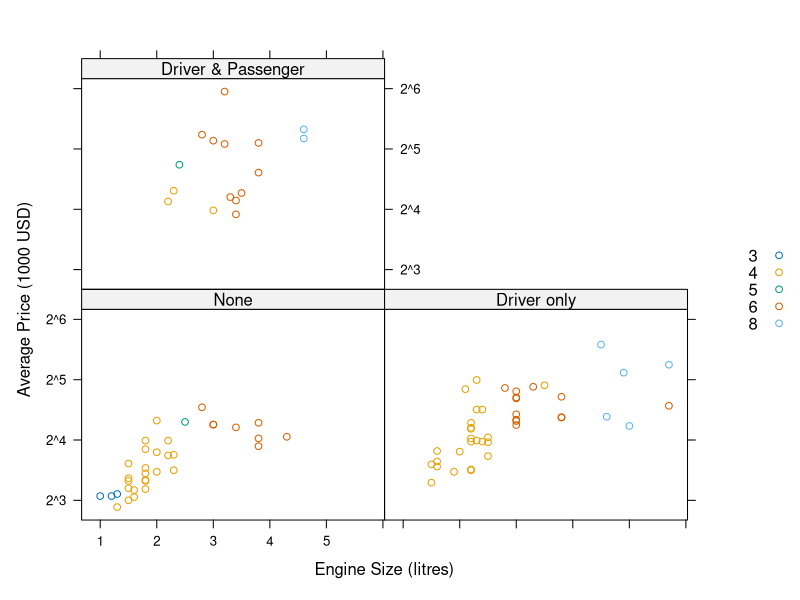
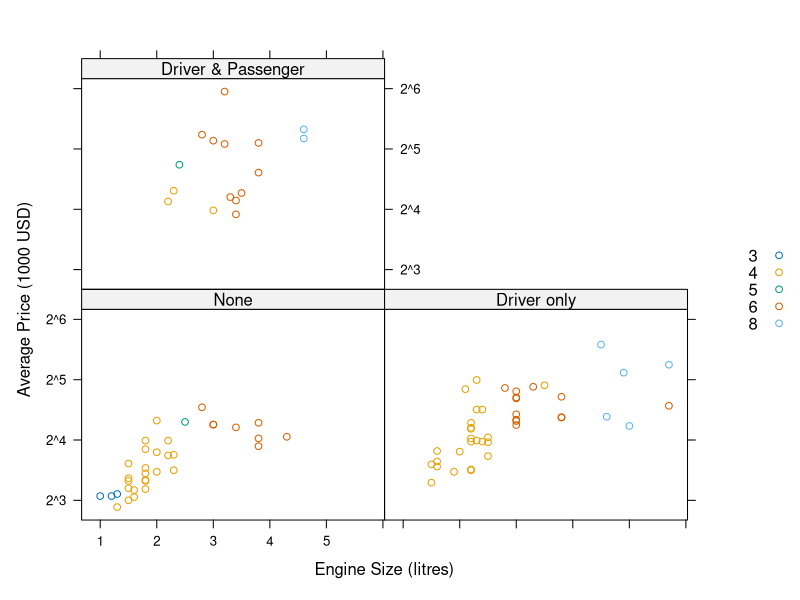
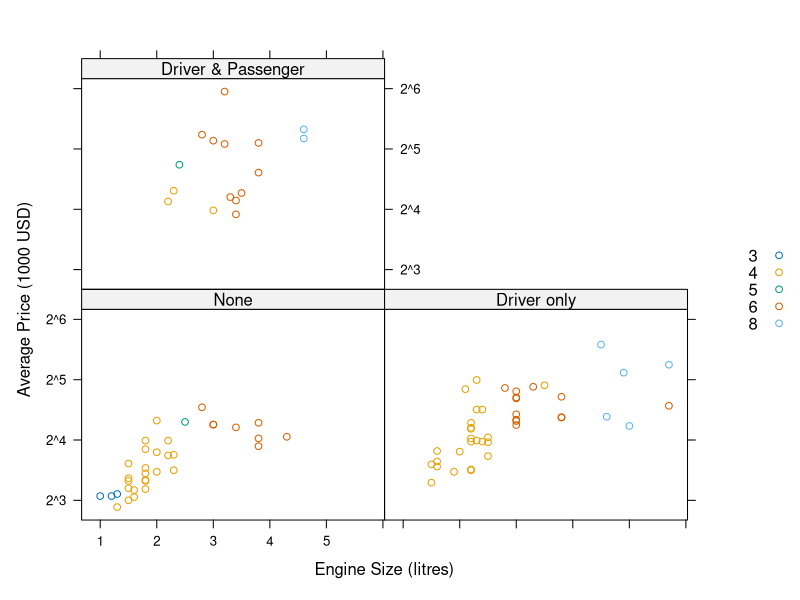
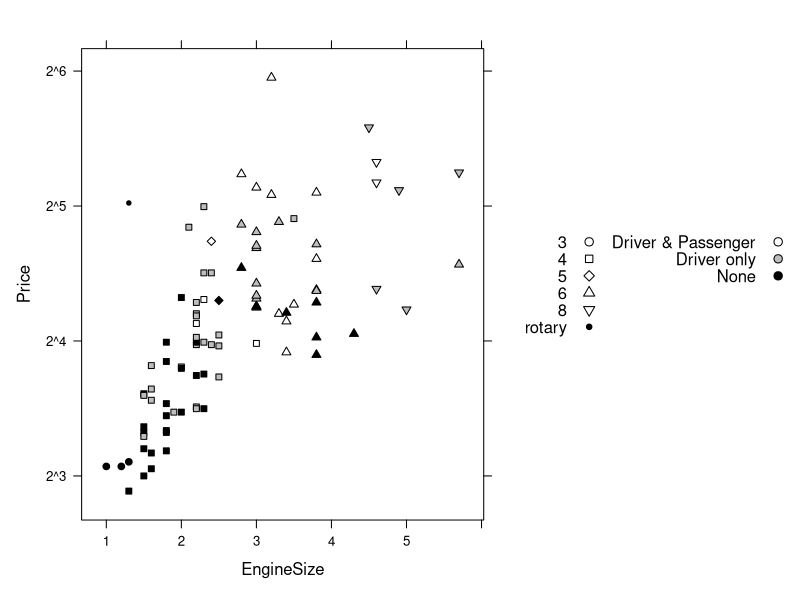
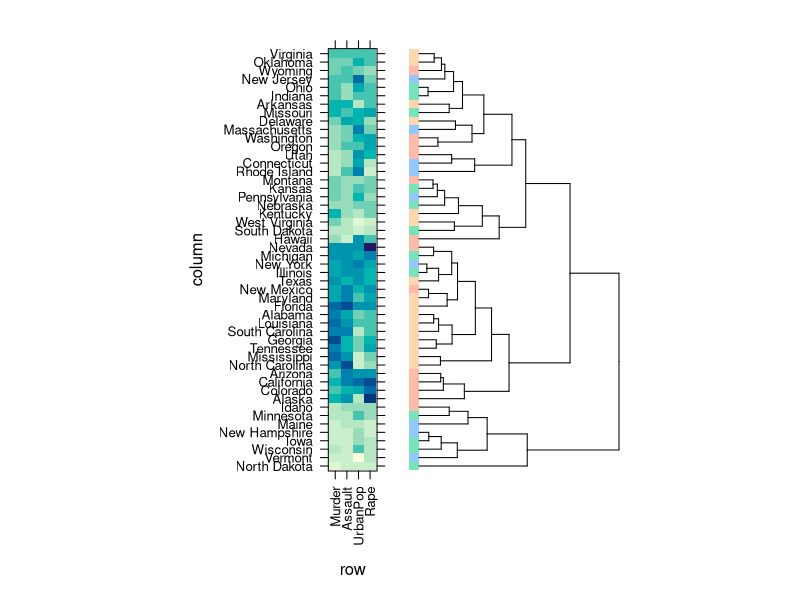

The R script that drew these images, in order:
#' ---
#' title: "Ch9 - Labels and Legends"
#' author:
#' date: 
#' output:
#'    html_document:
#'      keep_md: true
#'      toc: true
#'      toc_depth: 2
#' ---

library(lattice)


#' Topics covered:
#'
#' - Labels (main, sub, xlab, ylab)
#' - Legends, color keys
#' - Legends in grouped displays; auto.key
#' - Dropping unused levels of grouping variable
#' - Page annotation
#'

data(Cars93, package = "MASS")
table(Cars93$Cylinders)
sup.sym <- Rows(trellis.par.get("superpose.symbol"), 1:5)
str(sup.sym)

#' ## Figure 9.1
xyplot(Price ~ EngineSize | reorder(AirBags, Price), data = Cars93, 
       groups = Cylinders, subset = Cylinders != "rotary", 
       scales = list(y = list(log = 2, tick.number = 3)), 
       xlab = "Engine Size (litres)", 
       ylab = "Average Price (1000 USD)",
       key = list(text = list(levels(Cars93$Cylinders)[1:5]), 
                  points = sup.sym, space = "right"))

#' ## Figure 9.1 (alternative, using auto.key)
xyplot(Price ~ EngineSize | reorder(AirBags, Price), data = Cars93, 
       groups = Cylinders, subset = Cylinders != "rotary", 
       scales = list(y = list(log = 2, tick.number = 3)), 
       xlab = "Engine Size (litres)", 
       ylab = "Average Price (1000 USD)",
       auto.key = list(text = levels(Cars93$Cylinders)[1:5], 
                       space = "right", points = TRUE))

#' ## Figure 9.1 (yet another alternative, using drop=TRUE)
xyplot(Price ~ EngineSize | reorder(AirBags, Price),
       data = subset(Cars93, Cylinders != "rotary"),
       groups = Cylinders[, drop = TRUE],
       scales = list(y = list(log = 2, tick.number = 3)),
       xlab = "Engine Size (litres)",
       ylab = "Average Price (1000 USD)",
       auto.key = list(space = "right"))

my.pch <- c(21:25, 20)
my.fill <- c("transparent", "grey", "black")

#' ## Figure 9.2
with(Cars93, 
     xyplot(Price ~ EngineSize, 
            scales = list(y = list(log = 2, tick.number = 3)),
            panel = function(x, y, ..., subscripts) {
              pch <- my.pch[Cylinders[subscripts]]
              fill <- my.fill[AirBags[subscripts]]
              panel.xyplot(x, y, pch = pch, 
                           fill = fill, col = "black")
            },
            key = list(space = "right", adj = 1,
                       text = list(levels(Cylinders)), 
                       points = list(pch = my.pch), 
                       text = list(levels(AirBags)), 
                       points = list(pch = 21, fill = my.fill),
                       rep = FALSE)))

hc1 <- hclust(dist(USArrests, method = "canberra"))
hc1 <- as.dendrogram(hc1)
ord.hc1 <- order.dendrogram(hc1)
hc2 <- reorder(hc1, state.region[ord.hc1])
ord.hc2 <- order.dendrogram(hc2)
library(latticeExtra)
region.colors <- trellis.par.get("superpose.polygon")$col

#' ## Figure 9.3
levelplot(t(scale(USArrests))[, ord.hc2], 
          scales = list(x = list(rot = 90)),
          colorkey = FALSE,
          legend =
            list(right =
                   list(fun = dendrogramGrob,
                        args =
                          list(x = hc2, ord = ord.hc2,
                               side = "right", size = 10, size.add = 0.5,
                               add = list(rect =
                                            list(col = "transparent",
                                                 fill = region.colors[state.region])),
                               type = "rectangle"))))
